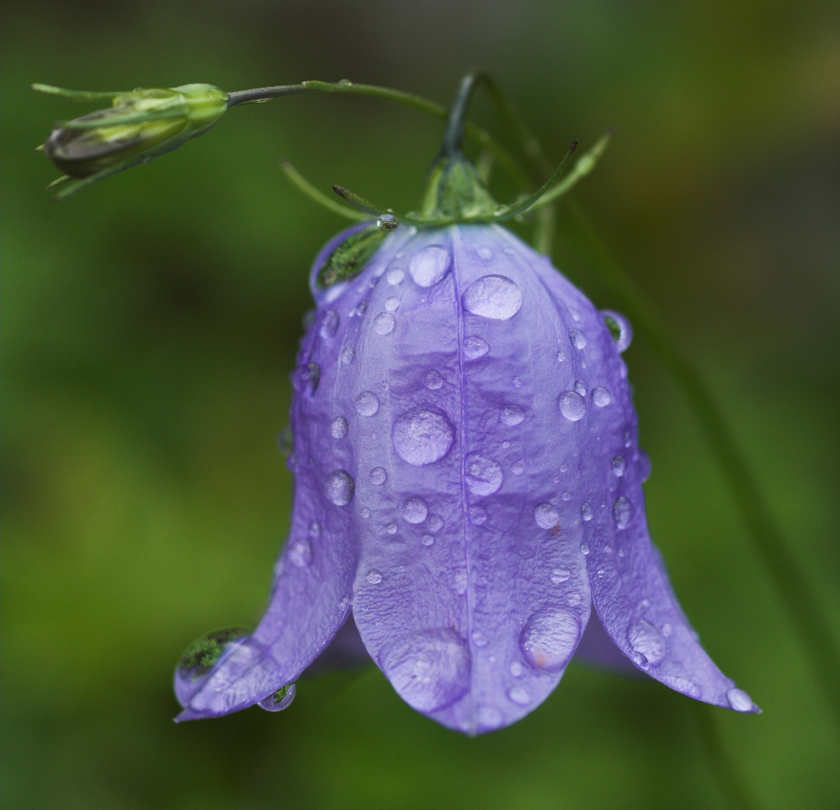
#> input picture ExerciseSet6/blaklokke.jpg, 840 x 810 px
$ python Task2.py
#> lines starting #> are read from the running program, lines starting #| are printed output that depends on the picture
import numpy as np
from PIL import Image
import matplotlib.pyplot as plt


#########################################################
###################### Subtask (a) ######################
#########################################################

## Load the image as an array
img = np.array(Image.open("blaklokke.jpg")) / 255

## Create subplots and plot the color image
fig_a,ax_a = plt.subplots(nrows=2, ncols=2, figsize=(7,7))
ax_a[0,0].imshow(img)
ax_a[0,0].set_title("Color Image")

## Plot the RGB channels of the image on the other subplots
ax_a[0,1].imshow(img[:,:,0], cmap="gray", vmin=0, vmax=1)
ax_a[0,1].set_title("Red Channel")

ax_a[1,0].imshow(img[:,:,1], cmap="gray", vmin=0, vmax=1)
ax_a[1,0].set_title("Green Channel")

ax_a[1,1].imshow(img[:,:,2], cmap="gray", vmin=0, vmax=1)
ax_a[1,1].set_title("Blue Channel")

## Turn off the plot axes
for a in ax_a.ravel():
    a.set_axis_off()


#########################################################
###################### Subtask (b) ######################
#########################################################

## Compute the histogram of each channel
fig_b,ax_b = plt.subplots(nrows=1, ncols=3, figsize=(9,3))

ax_b[0].hist(img[:,:,0].ravel(), bins=255)
ax_b[0].set_title("Red Channel")
ax_b[0].set_xlabel("Pixel Value")

ax_b[1].hist(img[:,:,1].ravel(), bins=255)
ax_b[1].set_title("Green Channel")
ax_b[1].set_xlabel("Pixel Value")

ax_b[2].hist(img[:,:,2].ravel(), bins=255)
ax_b[2].set_title("Blue Channel")
ax_b[2].set_xlabel("Pixel Value")

plt.tight_layout()

'''
The blue histogram has two distinct and very separate modes.  Because the flower
is blue, we can assume the higher mode are the pixels that make up the flower and
will be best for segmenting it.
'''


#########################################################
###################### Subtask (c) ######################
#########################################################

def rgb_to_hsi(im):
    '''Function to convert an RGB image to an HSI image.'''
    ## Scale the image down to the range [0,1]
    R,G,B = im[:,:,0],im[:,:,1],im[:,:,2]
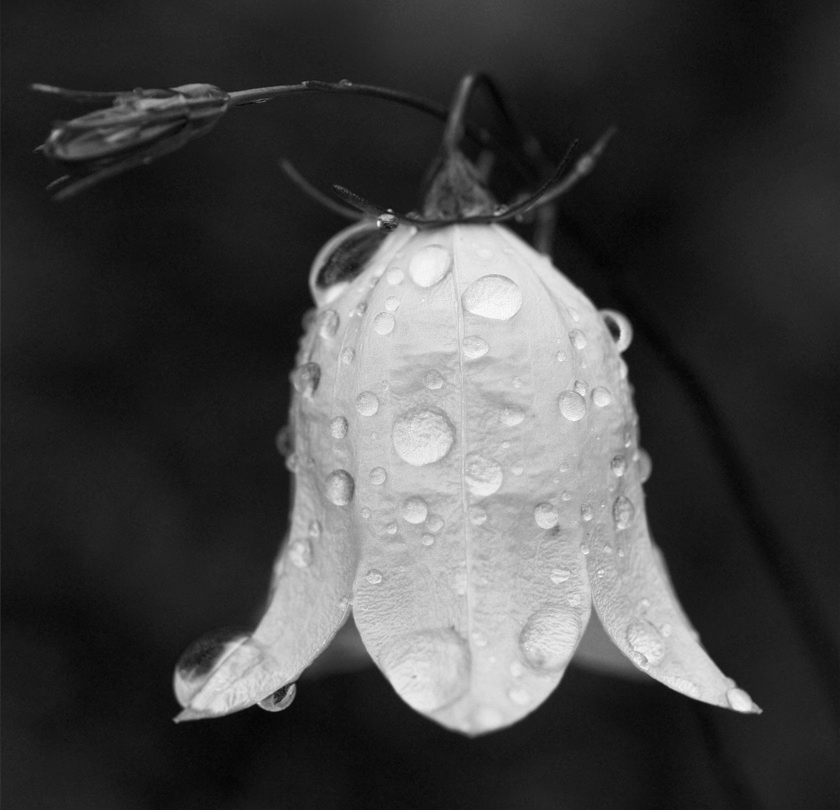
#> B: shape (810, 840) float64; min 0.00784, max 0.992, mean 0.267

    ## From equation 6-17
    theta = np.arccos( 0.5*((R-G)+(R-B)) / (np.sqrt((R-G)**2 + (R-B)*(G-B)) + 1e-8) )
    theta *= 180/np.pi          # Convert the angle into degrees
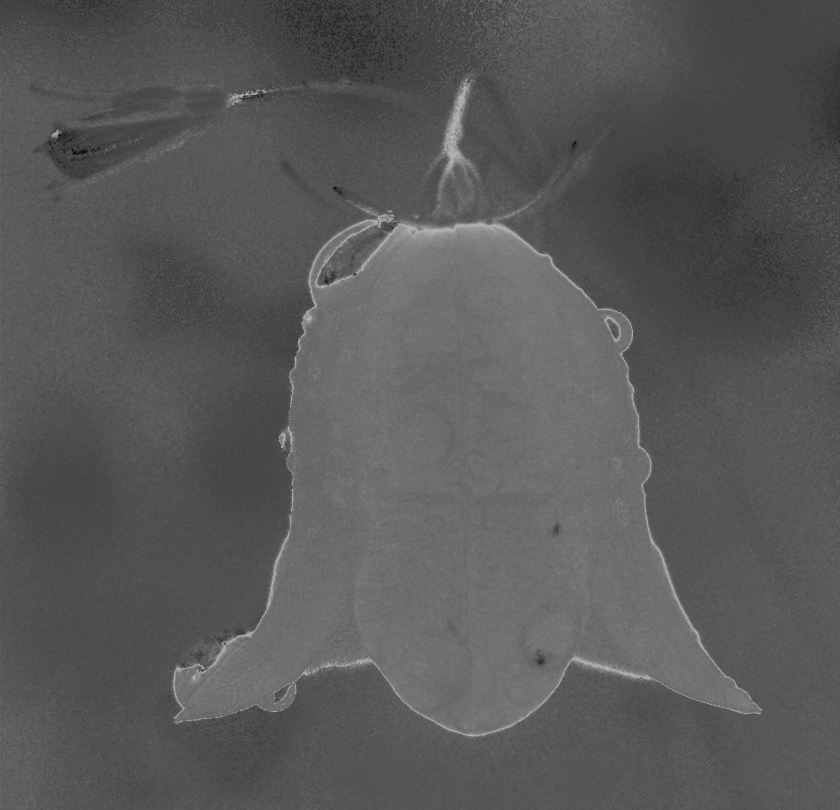
#> theta: shape (810, 840) float64; min 0.0528, max 180, mean 89.2

    ## From equation 6-16
    H = np.copy(theta)
    H[B>G] = 360-theta[B>G]
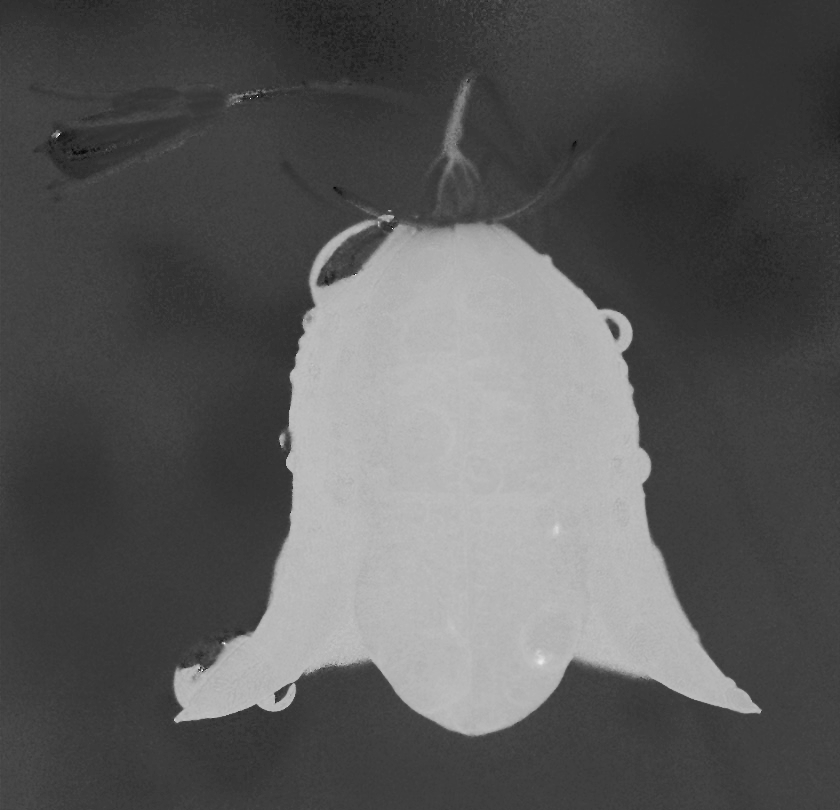
#> H: shape (810, 840) float64; min 0.0528, max 346.1, mean 122.4; drawn with min black and max white

    ## From equation 6-18
    S = 1-3*np.min(im, axis=2)/np.sum(im, axis=2)
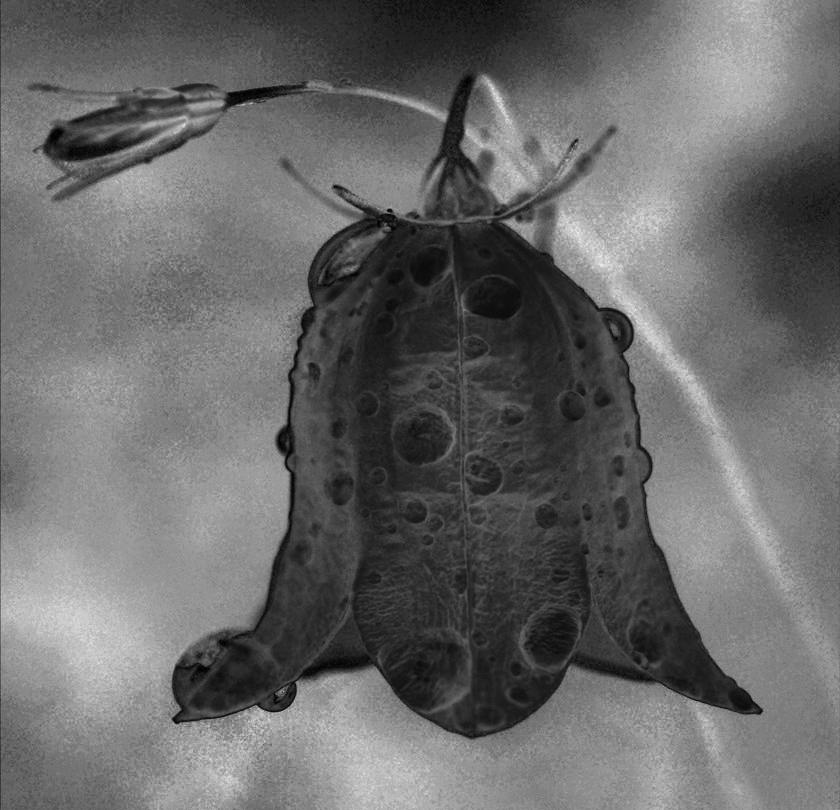
#> S: shape (810, 840) float64; min 0, max 0.944, mean 0.414

    ## From equation 6-19
    I = np.mean(im, axis=2)

    ## return HSI image
    return np.stack([H,S,I], axis=2)
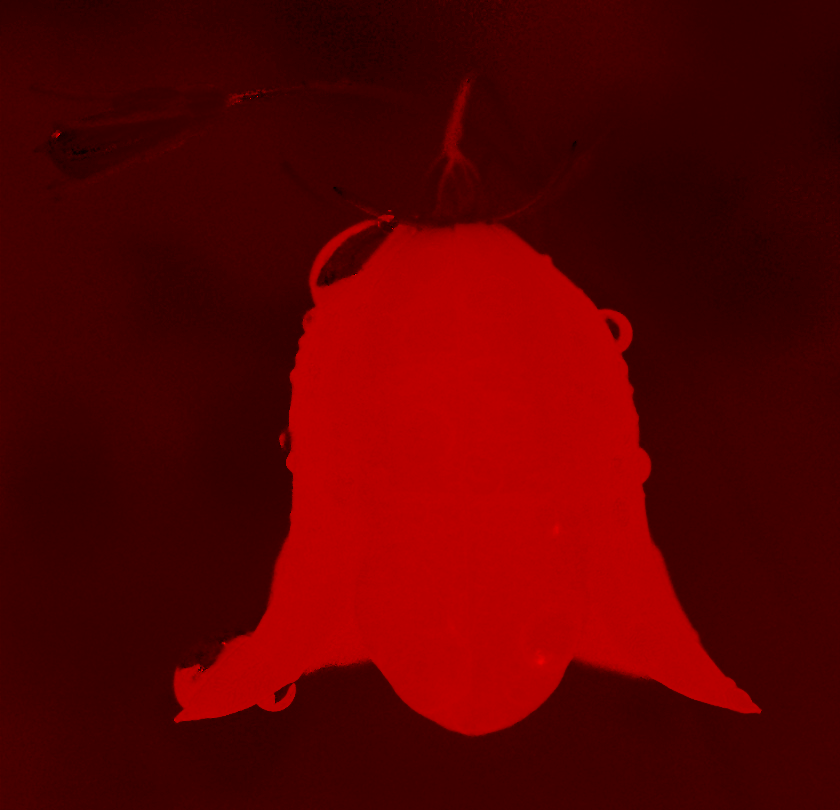
#> returned value: shape (810, 840, 3) float64; mean of channels 0, 1, 2 122.4, 0.4, 0.3; drawn with min black and max white

## Plot HSI image
hsi_img = rgb_to_hsi(img)
fig_c, ax_c = plt.subplots(nrows=2, ncols=2, figsize=(7,7))
ax_c[0,0].imshow(hsi_img)
ax_c[0,0].set_title("HSI")

## Plot H,S,I channels
h = ax_c[0,1].imshow(hsi_img[:,:,0], cmap="gray")
ax_c[0,1].set_title("Hue")
fig_c.colorbar(h, ax=ax_c[0,1])

s = ax_c[1,0].imshow(hsi_img[:,:,1], cmap="gray")
ax_c[1,0].set_title("Saturation")
fig_c.colorbar(s, ax=ax_c[1,0])

i = ax_c[1,1].imshow(hsi_img[:,:,2], cmap="gray")
ax_c[1,1].set_title("Intensity")
fig_c.colorbar(i, ax=ax_c[1,1])

## Turn off the plot axes
for a in ax_c.ravel():
    a.set_axis_off()


#########################################################
###################### Subtask (d) ######################
#########################################################

## Compute the histogram of each channel
## Compute the histogram of each channel
fig_d,ax_d = plt.subplots(nrows=1, ncols=3, figsize=(9,3))

ax_d[0].hist(hsi_img[:,:,0].ravel(), bins=360)
ax_d[0].set_title("Hue Channel")
ax_d[0].set_xlabel("Pixel Value")

ax_d[1].hist(hsi_img[:,:,1].ravel(), bins=255)
ax_d[1].set_title("Saturation Channel")
ax_d[1].set_xlabel("Pixel Value")

ax_d[2].hist(hsi_img[:,:,2].ravel(), bins=255)
ax_d[2].set_title("Intensity Channel")
ax_d[2].set_xlabel("Pixel Value")

plt.tight_layout()

'''
The hue histogram has two distinct and very separate modes.  This is because
the hue of the flower is very different from the rest of the background.  This
makes the hue channel best for segmenting the flower from the background.
'''


plt.show()
#> figure, not shown here; panel 1: tallest bar 22502 high, from x = 0.218 to 0.221; panel 2: tallest bar 15000 high, from x = 0.296 to 0.3; panel 3: tallest bar 23276 high, from x = 0.0928 to 0.0966
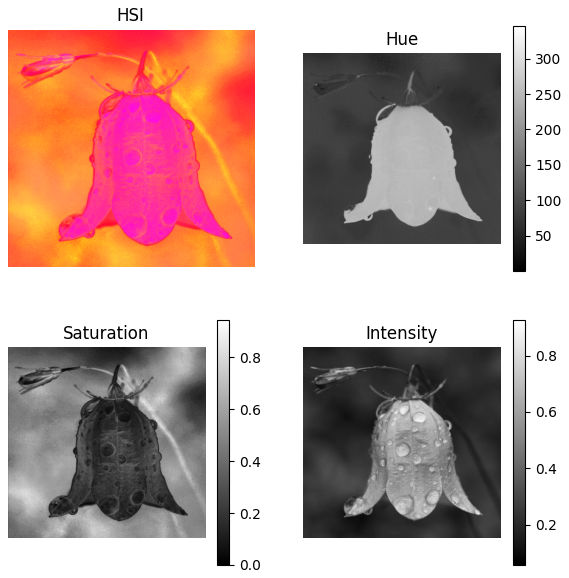
#> figure drawn by matplotlib, 7 panels
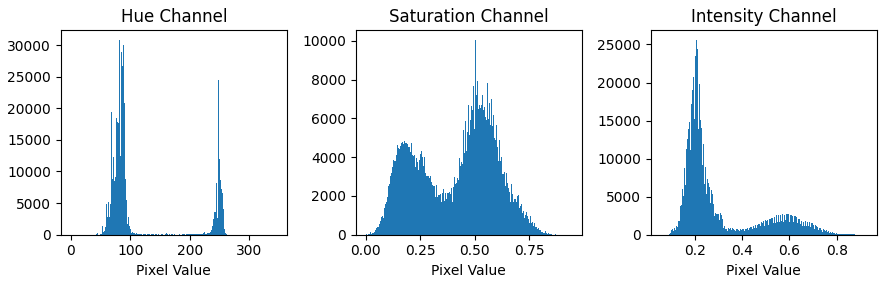
#> figure drawn by matplotlib, 3 panels; panel 1: tallest bar 30781 high, from x = 81.76 to 82.72; panel 2: tallest bar 10045 high, from x = 0.5 to 0.504; panel 3: tallest bar 25577 high, from x = 0.206 to 0.21
